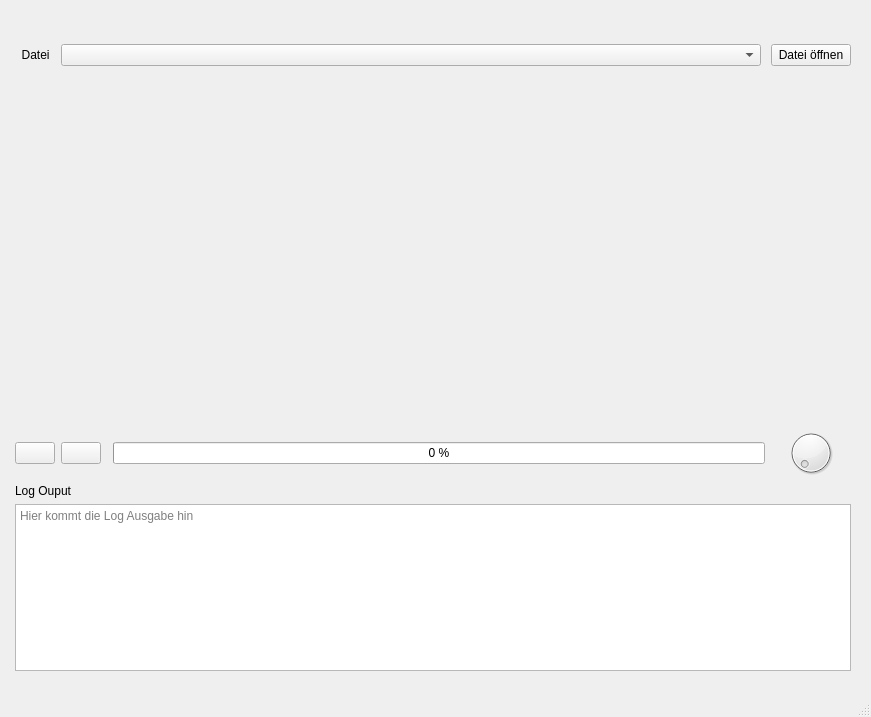
<?xml version="1.0" encoding="UTF-8"?>
<ui version="4.0">
 <class>MainWindow</class>
 <widget class="QMainWindow" name="MainWindow">
  <property name="geometry">
   <rect>
    <x>0</x>
    <y>0</y>
    <width>871</width>
    <height>717</height>
   </rect>
  </property>
  <property name="windowTitle">
   <string>Midi DSP Steuersoftware</string>
  </property>
  <widget class="QWidget" name="centralwidget">
   <layout class="QGridLayout" name="gridLayout">
    <item row="1" column="0">
     <layout class="QGridLayout" name="gridLayout_2">
      <item row="1" column="4">
       <spacer name="verticalSpacer_4">
        <property name="orientation">
         <enum>Qt::Vertical</enum>
        </property>
        <property name="sizeType">
         <enum>QSizePolicy::Fixed</enum>
        </property>
        <property name="sizeHint" stdset="0">
         <size>
          <width>20</width>
          <height>20</height>
         </size>
        </property>
       </spacer>
      </item>
      <item row="4" column="4">
       <layout class="QHBoxLayout" name="horizontalLayout">
        <property name="spacing">
         <number>4</number>
        </property>
        <item>
         <widget class="QProgressBar" name="progressBar">
          <property name="minimumSize">
           <size>
            <width>100</width>
            <height>0</height>
           </size>
          </property>
          <property name="value">
           <number>0</number>
          </property>
          <property name="format">
           <string>%p %</string>
          </property>
         </widget>
        </item>
       </layout>
      </item>
      <item row="2" column="5" alignment="Qt::AlignHCenter">
       <widget class="QPushButton" name="buttonOpenFile">
        <property name="text">
         <string>Datei öffnen</string>
        </property>
       </widget>
      </item>
      <item row="7" column="1" colspan="5">
       <widget class="QTextEdit" name="logOutput">
        <property name="contextMenuPolicy">
         <enum>Qt::NoContextMenu</enum>
        </property>
        <property name="lineWidth">
         <number>2</number>
        </property>
        <property name="placeholderText">
         <string>Hier kommt die Log Ausgabe hin</string>
        </property>
       </widget>
      </item>
      <item row="4" column="1">
       <widget class="QPushButton" name="buttonPlay">
        <property name="sizePolicy">
         <sizepolicy hsizetype="Fixed" vsizetype="Fixed">
          <horstretch>0</horstretch>
          <verstretch>0</verstretch>
         </sizepolicy>
        </property>
        <property name="minimumSize">
         <size>
          <width>0</width>
          <height>0</height>
         </size>
        </property>
        <property name="baseSize">
         <size>
          <width>0</width>
          <height>0</height>
         </size>
        </property>
        <property name="toolTip">
         <string>Shortcut &lt;p&gt;</string>
        </property>
        <property name="text">
         <string/>
        </property>
        <property name="icon">
         <iconset>
          <normaloff>play.png</normaloff>play.png</iconset>
        </property>
        <property name="iconSize">
         <size>
          <width>32</width>
          <height>32</height>
         </size>
        </property>
        <property name="shortcut">
         <string>P</string>
        </property>
       </widget>
      </item>
      <item row="3" column="0" colspan="7">
       <widget class="QWidget" name="midoVisualizerWidget" native="true">
        <property name="minimumSize">
         <size>
          <width>600</width>
          <height>350</height>
         </size>
        </property>
        <property name="maximumSize">
         <size>
          <width>16777215</width>
          <height>400</height>
         </size>
        </property>
       </widget>
      </item>
      <item row="2" column="2" colspan="3">
       <widget class="QComboBox" name="cbMidiFile">
        <property name="sizePolicy">
         <sizepolicy hsizetype="Fixed" vsizetype="Fixed">
          <horstretch>0</horstretch>
          <verstretch>0</verstretch>
         </sizepolicy>
        </property>
        <property name="minimumSize">
         <size>
          <width>700</width>
          <height>0</height>
         </size>
        </property>
        <property name="layoutDirection">
         <enum>Qt::LeftToRight</enum>
        </property>
       </widget>
      </item>
      <item row="2" column="1">
       <widget class="QLabel" name="label">
        <property name="minimumSize">
         <size>
          <width>40</width>
          <height>0</height>
         </size>
        </property>
        <property name="text">
         <string>  Datei</string>
        </property>
       </widget>
      </item>
      <item row="4" column="2">
       <widget class="QPushButton" name="buttonStop">
        <property name="sizePolicy">
         <sizepolicy hsizetype="Fixed" vsizetype="Fixed">
          <horstretch>0</horstretch>
          <verstretch>0</verstretch>
         </sizepolicy>
        </property>
        <property name="toolTip">
         <string>Shortcut &lt;s&gt;</string>
        </property>
        <property name="text">
         <string/>
        </property>
        <property name="icon">
         <iconset>
          <normaloff>stop.png</normaloff>stop.png</iconset>
        </property>
        <property name="iconSize">
         <size>
          <width>32</width>
          <height>32</height>
         </size>
        </property>
        <property name="shortcut">
         <string comment="s">S</string>
        </property>
       </widget>
      </item>
      <item row="6" column="1" colspan="4">
       <widget class="QLabel" name="label_2">
        <property name="lineWidth">
         <number>2</number>
        </property>
        <property name="text">
         <string>Log Ouput</string>
        </property>
       </widget>
      </item>
      <item row="4" column="5" alignment="Qt::AlignHCenter">
       <widget class="QDial" name="adjustVolume">
        <property name="sizePolicy">
         <sizepolicy hsizetype="Minimum" vsizetype="Minimum">
          <horstretch>0</horstretch>
          <verstretch>0</verstretch>
         </sizepolicy>
        </property>
        <property name="minimumSize">
         <size>
          <width>50</width>
          <height>50</height>
         </size>
        </property>
        <property name="maximumSize">
         <size>
          <width>50</width>
          <height>50</height>
         </size>
        </property>
        <property name="layoutDirection">
         <enum>Qt::LeftToRight</enum>
        </property>
        <property name="orientation">
         <enum>Qt::Horizontal</enum>
        </property>
       </widget>
      </item>
      <item row="2" column="6">
       <spacer name="horizontalSpacer_2">
        <property name="orientation">
         <enum>Qt::Horizontal</enum>
        </property>
        <property name="sizeType">
         <enum>QSizePolicy::Fixed</enum>
        </property>
        <property name="sizeHint" stdset="0">
         <size>
          <width>5</width>
          <height>20</height>
         </size>
        </property>
       </spacer>
      </item>
     </layout>
    </item>
    <item row="3" column="0">
     <spacer name="verticalSpacer">
      <property name="orientation">
       <enum>Qt::Vertical</enum>
      </property>
      <property name="sizeHint" stdset="0">
       <size>
        <width>20</width>
        <height>40</height>
       </size>
      </property>
     </spacer>
    </item>
    <item row="0" column="0">
     <spacer name="verticalSpacer_3">
      <property name="orientation">
       <enum>Qt::Vertical</enum>
      </property>
      <property name="sizeHint" stdset="0">
       <size>
        <width>20</width>
        <height>40</height>
       </size>
      </property>
     </spacer>
    </item>
   </layout>
  </widget>
  <widget class="QStatusBar" name="statusBar"/>
  <action name="actionExit">
   <property name="text">
    <string>Exit</string>
   </property>
  </action>
 </widget>
 <resources/>
 <connections/>
</ui>
